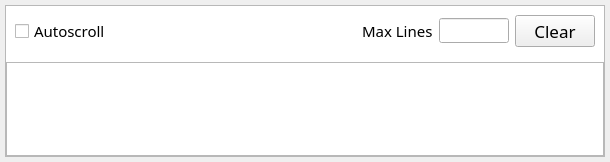
<?xml version="1.0" encoding="UTF-8"?>
<ui version="4.0">
 <class>Form</class>
 <widget class="QWidget" name="Form">
  <property name="geometry">
   <rect>
    <x>0</x>
    <y>0</y>
    <width>610</width>
    <height>162</height>
   </rect>
  </property>
  <property name="sizePolicy">
   <sizepolicy hsizetype="Expanding" vsizetype="Expanding">
    <horstretch>0</horstretch>
    <verstretch>0</verstretch>
   </sizepolicy>
  </property>
  <property name="windowTitle">
   <string>Form</string>
  </property>
  <layout class="QHBoxLayout" name="horizontalLayout">
   <property name="leftMargin">
    <number>5</number>
   </property>
   <property name="topMargin">
    <number>5</number>
   </property>
   <property name="rightMargin">
    <number>5</number>
   </property>
   <property name="bottomMargin">
    <number>5</number>
   </property>
   <item>
    <widget class="QPlainTextEdit" name="plainTextEdit">
     <property name="font">
      <font>
       <family>Menlo</family>
       <pointsize>11</pointsize>
      </font>
     </property>
     <property name="lineWrapMode">
      <enum>QPlainTextEdit::NoWrap</enum>
     </property>
     <property name="readOnly">
      <bool>true</bool>
     </property>
     <layout class="QVBoxLayout" name="verticalLayout">
      <property name="leftMargin">
       <number>0</number>
      </property>
      <property name="topMargin">
       <number>0</number>
      </property>
      <property name="rightMargin">
       <number>0</number>
      </property>
      <property name="bottomMargin">
       <number>0</number>
      </property>
      <item>
       <widget class="QWidget" name="widget" native="true">
        <layout class="QHBoxLayout" name="horizontalLayout">
         <item>
          <widget class="QCheckBox" name="consoleAutoscrollCheckbox">
           <property name="font">
            <font>
             <pointsize>11</pointsize>
            </font>
           </property>
           <property name="text">
            <string>Autoscroll</string>
           </property>
          </widget>
         </item>
         <item>
          <spacer name="horizontalSpacer">
           <property name="orientation">
            <enum>Qt::Horizontal</enum>
           </property>
           <property name="sizeHint" stdset="0">
            <size>
             <width>40</width>
             <height>20</height>
            </size>
           </property>
          </spacer>
         </item>
         <item>
          <widget class="QLabel" name="consoleMaxLineLabel">
           <property name="sizePolicy">
            <sizepolicy hsizetype="Fixed" vsizetype="Preferred">
             <horstretch>0</horstretch>
             <verstretch>0</verstretch>
            </sizepolicy>
           </property>
           <property name="font">
            <font>
             <pointsize>11</pointsize>
            </font>
           </property>
           <property name="text">
            <string>Max Lines</string>
           </property>
          </widget>
         </item>
         <item>
          <widget class="QLineEdit" name="consoleMaxLineEdit">
           <property name="sizePolicy">
            <sizepolicy hsizetype="Fixed" vsizetype="Fixed">
             <horstretch>0</horstretch>
             <verstretch>0</verstretch>
            </sizepolicy>
           </property>
           <property name="maximumSize">
            <size>
             <width>70</width>
             <height>16777215</height>
            </size>
           </property>
           <property name="font">
            <font>
             <pointsize>9</pointsize>
            </font>
           </property>
          </widget>
         </item>
         <item>
          <widget class="QPushButton" name="consoleClearButton">
           <property name="sizePolicy">
            <sizepolicy hsizetype="Fixed" vsizetype="Fixed">
             <horstretch>0</horstretch>
             <verstretch>0</verstretch>
            </sizepolicy>
           </property>
           <property name="maximumSize">
            <size>
             <width>90</width>
             <height>16777215</height>
            </size>
           </property>
           <property name="font">
            <font>
             <pointsize>13</pointsize>
            </font>
           </property>
           <property name="text">
            <string>Clear</string>
           </property>
           <property name="icon">
            <iconset>
             <normaloff>icons/clear.png</normaloff>icons/clear.png</iconset>
           </property>
          </widget>
         </item>
        </layout>
       </widget>
      </item>
      <item>
       <widget class="QPlainTextEdit" name="consoleTextEdit">
        <property name="font">
         <font>
          <family>Menlo</family>
          <pointsize>9</pointsize>
         </font>
        </property>
        <property name="lineWrapMode">
         <enum>QPlainTextEdit::NoWrap</enum>
        </property>
        <property name="readOnly">
         <bool>true</bool>
        </property>
       </widget>
      </item>
     </layout>
    </widget>
   </item>
  </layout>
 </widget>
 <resources/>
 <connections/>
</ui>
